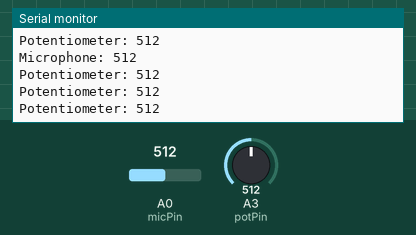
The sketch below on a simulated Arduino Uno, built with avr-gcc and run on an emulated ATmega328P. On the bench: the last lines printed to the serial monitor. The inputs (shaded band) are chosen by the test bench; at power-on: A3 (potPin) = 512, A0 (micPin) = 512.

Above: at 7.2 s.
7.3 s: A3 (potPin) set to 110
At 8.1 s:
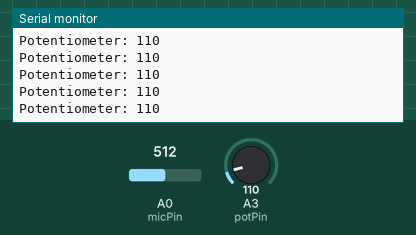
8.8 s: A3 (potPin) set to 91
At 9.5 s:
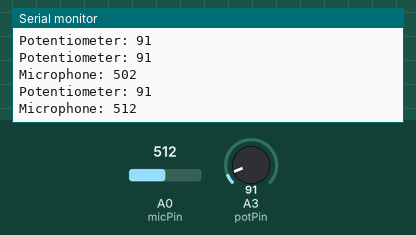
11.8 s: A0 (micPin) set to 919
At 12.6 s:
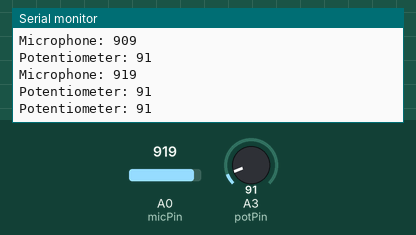
Timing chart, 0 to 14.8 s (numbered marks = the images above; inputs shaded):
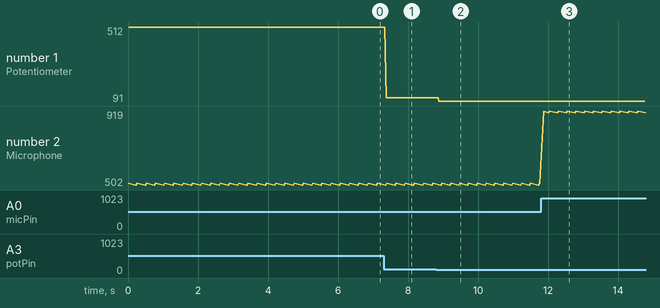

The sketch:

micUp.ino
```cpp
const int micPin = A0;
const int potPin = A3;
int micMaxVal = 0;
int micCount = 0;

void setup() {
  Serial.begin(9600);
  pinMode(micPin, INPUT);
  pinMode(potPin, INPUT);
}

void loop() {
  int micValue = analogRead(micPin);
  if (micValue>micMaxVal){
    micMaxVal = micValue;
    Serial.print("Microphone: ");
    Serial.println(micMaxVal);
  }
  else {
    micCount ++;
    if(micCount == 10) {
      micMaxVal = micMaxVal-10;
      micCount = 0;
      Serial.print("Microphone: ");
      Serial.println(micMaxVal);

    }
  }

  int potValue = analogRead(potPin);
  Serial.print("Potentiometer: ");
  Serial.println(potValue);

}
```

Measured:
- the behaviour switches between 100 and 99 on A3 (potPin) (found by bisection; images 1 and 2)
- the behaviour switches between 900 and 901 on A0 (micPin) (found by bisection; images 2 and 3)
- after the input at 7.3 s, the serial monitor: prints a new line after 0.08 s (image 1)
- after the input at 8.8 s, the serial monitor: prints a new line after 0.08 s (image 2)
- after the input at 11.8 s, the serial monitor: prints a new line after 0.07 s (image 3)
- plotted number 1: 512 → 110 after the input at 7.3 s, 110 → 91 after the input at 8.8 s
- plotted number 2: 512 → 919 after the input at 11.8 s
